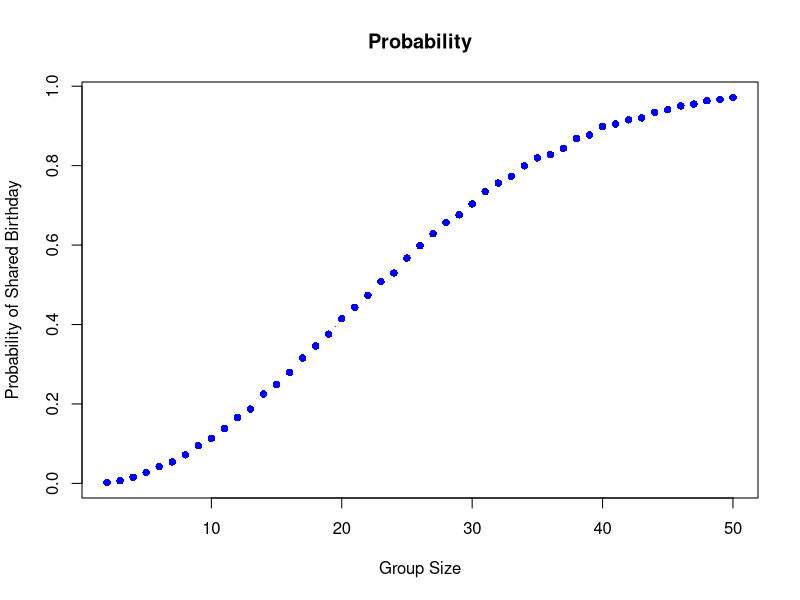

Reproduce this figure in R.
## ---- chunk 1
knitr::opts_chunk$set(echo = TRUE)
## ---- chunk 2
#birthday function for duplications.
birthday <- function(n) {
  birth <- sample(1:365, n, replace = TRUE)
  any(duplicated(birth))
}
## ---- chunk 3
sizes <- 2:50
simulations <- 10000
prob <- numeric(length(sizes))

#for loop and run the function 10000 times for each group size between 2 and 50. 
for (i in seq_along(sizes)) {
  results <- replicate(simulations, birthday(sizes[i]))
  prob[i] <- mean(results)
}
## ---- chunk 4
#plot
plot(sizes, prob, type = "b", 
     xlab = "Group Size", ylab = "Probability of Shared Birthday",
     main = "Probability",
     pch = 16, col = "blue")

